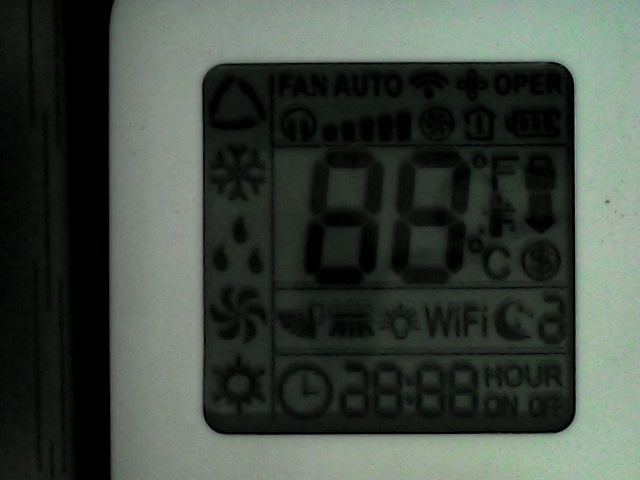
#> input picture samples/imagem_capturada1.jpg, 640 x 480 px
$ python display1.py
#> lines starting #> are read from the running program, lines starting #| are printed output that depends on the picture; after the words box and inside, x2 and y2 are one past the last pixel; in counts of white or black regions, pixels touching at a corner belong together
### PreProcess.py

import matplotlib.pyplot as plt # type: ignore
from skimage.metrics import structural_similarity as ssim # type: ignore
import cv2 # type: ignore
import numpy as np # type: ignore
import threading
import time

inicio = time.time()

class PreProcess:
    def __init__(self, img1, img2, contrast, brilho):
        self.img1 = img1
        self.img2 = img2
        self.contrast = contrast
        self.brilho   = brilho

    def brightness(self, img, contrast, brilho):
        nova_img = np.zeros(img.shape, img.dtype)
        for y in range(img.shape[0]):
            for x in range(img.shape[1]):
                for c in range(img.shape[2]):
                    nova_img[y,x,c] = np.clip(contrast * img[y,x,c] + brilho, 0 , 255)
        return nova_img

    def img_binary(self, img):
        img = np.array(img)
        img = cv2.cvtColor(img, cv2.COLOR_BGR2GRAY)
        _, img_bin = cv2.threshold(img, 127, 255, cv2.THRESH_BINARY)
        return img_bin

    def mse(self, imageA, imageB):
        err = np.sum((imageA.astype("float") - imageB.astype("float")) ** 2)
        err /= float(imageA.shape[0] * imageA.shape[1])
        return err


    def process_images(self):
        # self.img1 = self.resize_image(self.img1)
        # self.img2 = self.resize_image(self.img2)
        self.img1 = self.brightness(self.img1, self.contrast, self.brilho)
        #self.img2 = self.brightness(self.img2, self.contrast, self.brilho)
        self.img1 = self.img_binary(self.img1)
        cv2.imwrite("samples/processado_r.jpg",self.img1)
        self.img2 = self.img_binary(self.img2)

    ## Funções de Algoritmo ORB
    def detect_and_compute(self, image):

        # Converte a imagem para escala de cinza
        #gray = cv2.cvtColor(image, cv2.COLOR_BGR2GRAY)

        # Inicializa o detector ORB
        orb = cv2.ORB_create()

        # Detecta os keypoints e calcula os descritores
        keypoints, descriptors = orb.detectAndCompute(image, None)
        return keypoints, descriptors

    def match_keypoints(self, descriptors1, descriptors2):
        # Cria o objeto BFMatcher
        bf = cv2.BFMatcher(cv2.NORM_HAMMING, crossCheck=True)

        # Faz a correspondência dos descritores
        matches = bf.match(descriptors1, descriptors2)

        # Ordena as correspondências pela distância
        matches = sorted(matches, key=lambda x: x.distance)
        return matches

    def calculate_matching_percentage(self, matches, keypoints1, keypoints2):
        # Calcula a porcentagem de correspondências válidas
        num_keypoints1 = len(keypoints1)
        num_keypoints2 = len(keypoints2)
        num_matches = len(matches)

        # A porcentagem de correspondência é a razão entre o número de correspondências e o menor número de keypoints
        matching_percentage = (num_matches / min(num_keypoints1, num_keypoints2)) * 100
        return matching_percentage

    def ORB_run(self):
        # Detectar e computar os keypoints e descritores
        keypoints1, descriptors1 = self.detect_and_compute(self.img1)
        keypoints2, descriptors2 = self.detect_and_compute(self.img2)

        # Realizar a correspondência dos keypoints
        matches = self.match_keypoints(descriptors1, descriptors2)

        # Calcular a porcentagem de correspondência
        matching_percentage = self.calculate_matching_percentage(matches, keypoints1, keypoints2)

        # Imprimir a porcentagem de correspondência
        print(f"Porcentagem de correspondência: {matching_percentage:.2f}%")

        # Exibir as imagens com correspondências
        #matched_image = cv2.drawMatches(img1, keypoints1, img2, keypoints2, matches[:10], None, flags=cv2.DrawMatchesFlags_NOT_DRAW_SINGLE_POINTS)
        return matching_percentage

    def display_images(self, exibir):
        value_mse = round(self.mse(self.img1, self.img2), 2)
        value_psnr = round(cv2.PSNR(self.img1, self.img2), 2)
        value_ssim = round(ssim(self.img1, self.img2), 2)

        status = "Aprovado" if value_mse <= 10.0 else "Reprovado"
        fator_inclinado = self.ORB_run()
        print(f'Status:{status}\nSimilaridade: MSE: {value_mse}% | ORB: {fator_inclinado:.2f} | PSNR: {value_psnr}% | SSIM: {value_ssim}%')

        self.exibir = exibir
        if (exibir == 1):
            fig, axs = plt.subplots(1, 2, figsize=(12, 6))
            imgs = [self.img1, self.img2]
            titles = ["Imagem 1 Capturada", "Imagem 2 Base"]

            fig.suptitle(f'Status:{status}\nSimilaridade: MSE: {value_mse}% | PSNR: {value_psnr}% | SSIM: {value_ssim}%', fontsize=16)

            for j in range(2):
                axs[j].imshow(cv2.cvtColor(imgs[j], cv2.COLOR_BGR2RGB))
                axs[j].axis('off')
                axs[j].set_title(titles[j])

            plt.tight_layout()
            plt.subplots_adjust(top=0.85)
            plt.show()
        return status

### display1.py
from PreProcess import PreProcess
from PIL import Image # type: ignore
import time
import cv2 # type: ignore
import numpy as np # type: ignore

inicio = time.time()

def resize_image(img):
    largura, altura = img.size
    img_resized = img.resize((largura * 2, altura * 2))
    return img_resized

def crop_img(img):
    h, w = img.shape[1], img.shape[0]
    img = img[h // 8 : h // 2 + 110, w // 4 + 20 : w // 2 + 320]

    return img

# Carregar as imagens
imagem1, imagem2 = cv2.imread('samples/imagem_capturada1.jpg'), cv2.imread('samples/processado.jpg')
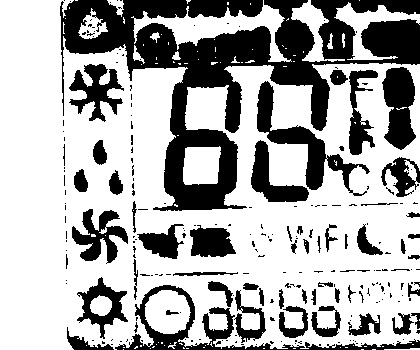
#> input picture samples/processado.jpg, 420 x 350 px
#> imagem1 is the input picture: shape (480, 640, 3); mean B, G, R 64.9, 72.5, 64.2
#> imagem2 is the input picture: shape (350, 420, 3); min 0, max 255, mean 172.6


def rotate_image(image, angle):
    # Pega a altura e largura da imagem
#> called with angle = -15
    (h, w) = image.shape[:2]
#> h = 480; w = 640
    # Define o ponto central da imagem
    center = (w / 2, h / 2)
#> center = (320, 240)
    # Obtém a matriz de rotação
    M = cv2.getRotationMatrix2D(center, angle, 1.0)
    # Aplica a rotação à imagem
    rotated = cv2.warpAffine(image, M, (w, h))
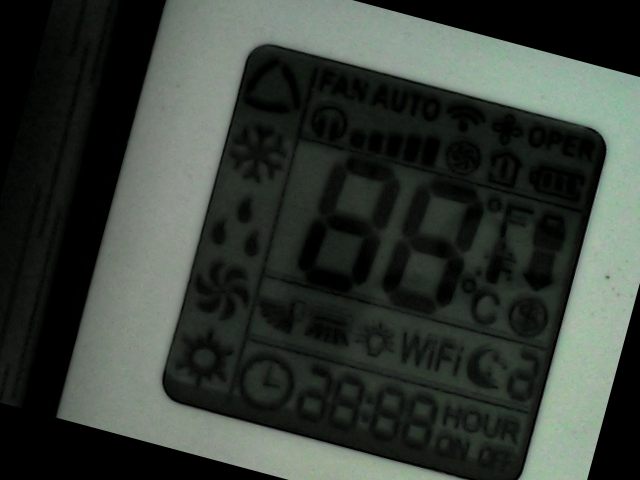
#> rotated: shape (480, 640, 3); mean B, G, R 54.5, 60.9, 54
    return rotated

imagem1 = rotate_image(imagem1, -15)

#imagem1, imagem2 = resize_image(imagem1), resize_image(imagem2)

imagem1 = crop_img(imagem1)
#> in crop_img, `img = img[h // 8 : h // 2 + 110, w // 4 + 20 : w // 2 + 320]`:
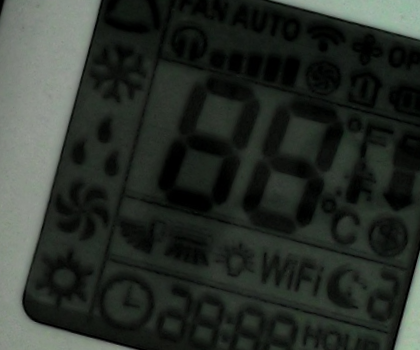
#> img: shape (350, 420, 3); mean of channels 0, 1, 2 42.7, 48.6, 42.6; drawn as B, G, R
#imagem2 = crop_img(imagem2)

# Criar uma instância da classe PreProcess
preprocessor = PreProcess(imagem1, imagem2, 6.0, 6.0)

# Processar as imagens (redimensionar e binarizar)
preprocessor.process_images()
#> after the loop in brightness, `for y in range(img.shape[0]):`:
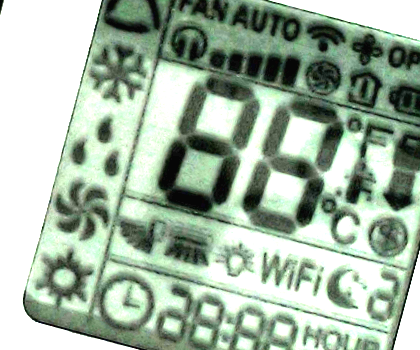
#> nova_img: shape (350, 420, 3); mean of channels 0, 1, 2 163.2, 181.5, 163; drawn as B, G, R
#> in img_binary, `img = cv2.cvtColor(img, cv2.COLOR_BGR2GRAY)`:
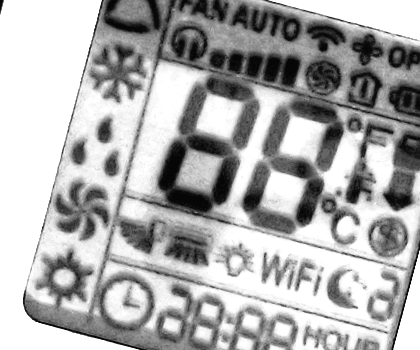
#> img: shape (350, 420); min 6, max 255, mean 173.9
#> in img_binary, `_, img_bin = cv2.threshold(img, 127, 255, cv2.THRESH_BINARY)`:
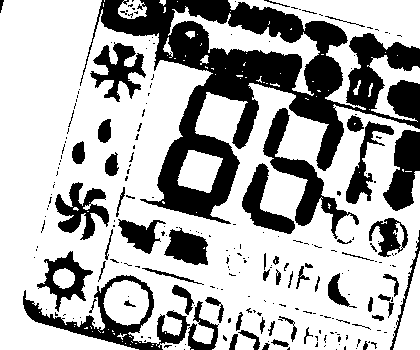
#> img_bin: shape (350, 420); 69% white; 235 black regions (177 under 20 px), largest, box (x1, y1, x2, y2) and area: (80, 0, 420, 224) 23482, (23, 275, 190, 350) 3013, (263, 108, 359, 239) 2626
#> in img_binary (call 2), `_, img_bin = cv2.threshold(img, 127, 255, cv2.THRESH_BINARY)`: img_bin: shape (350, 420); 67.7% white; 229 black regions (175 under 20 px), largest, box (x1, y1, x2, y2) and area: (60, 0, 420, 211) 24173, (115, 285, 420, 350) 2964, (257, 81, 370, 196) 2674

# Exibir as imagens e as métricas de similaridade
preprocessor.display_images(0) # 0: não mostra imagem ; 1: mostra a comparação
#> in mse, `err = np.sum((imageA.astype("float") - imageB.astype("float")) ** 2)`: err = 3.42e+09
#> in mse, `err /= float(imageA.shape[0] * imageA.shape[1])`: err = 23256.8
#> in display_images, `value_psnr = round(cv2.PSNR(self.img1, self.img2), 2)`: value_psnr = 4.47
#> in display_images, `value_ssim = round(ssim(self.img1, self.img2), 2)`: value_ssim = 0.26
#> in display_images, `status = "Aprovado" if value_mse <= 10.0 else "Reprovado"`: status = 'Reprovado'
#> in detect_and_compute, `keypoints, descriptors = orb.detectAndCompute(image, None)`: keypoints = 500 keypoints; strongest (x, y, size): (260, 80, 31), (219, 306, 31), (218, 302, 31), (310, 91, 31)
#> in ORB_run, `keypoints1, descriptors1 = self.detect_and_compute(self.img1)`: keypoints1 has the same summary as keypoints in detect_and_compute
#> in detect_and_compute (call 2), `keypoints, descriptors = orb.detectAndCompute(image, None)`: keypoints = 500 keypoints; strongest (x, y, size): (285, 309, 31), (80, 295, 31), (110, 71, 31), (108, 228, 31)
#> in ORB_run, `keypoints2, descriptors2 = self.detect_and_compute(self.img2)`: keypoints2 has the same summary as keypoints in detect_and_compute
#> in match_keypoints, `matches = bf.match(descriptors1, descriptors2)`: matches = 269 matches
#> in calculate_matching_percentage, `num_keypoints1 = len(keypoints1)`: num_keypoints1 = 500
#> in calculate_matching_percentage, `num_matches = len(matches)`: num_matches = 269
#> in calculate_matching_percentage, `matching_percentage = (num_matches / min(num_keypoints1, num_keypoints..`: matching_percentage = 53.8
#| Porcentagem de correspondência: 53.80%
#| Status:Reprovado
#| Similaridade: MSE: 23256.83% | ORB: 53.80 | PSNR: 4.47% | SSIM: 0.26%

fim = time.time()
print(f"Tempo de execução: {fim - inicio} segundos")
